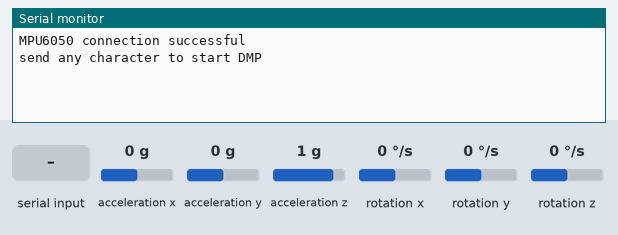
The sketch below on a simulated STM32 Blue Pill. Parts: the last lines printed to the serial monitor. The inputs (shaded band) are chosen by the test bench; at power-on: acceleration x 0 g, acceleration y 0 g, acceleration z 1 g, rotation z 0 °/s, rotation x 0 °/s, rotation y 0 °/s.

Above: at 0.8 s.
0.9 s: "1" received over Serial
3.3 s: acceleration x set to -1.4 g
At 4.2 s:
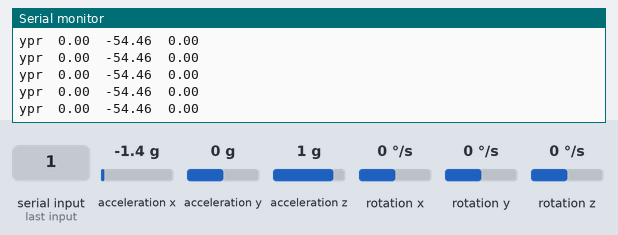
4.8 s: acceleration y set to -1.4 g
At 5.9 s:
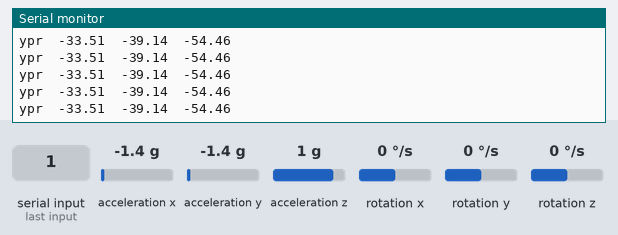
6.3 s: acceleration z set to -1.4 g
At 6.8 s:
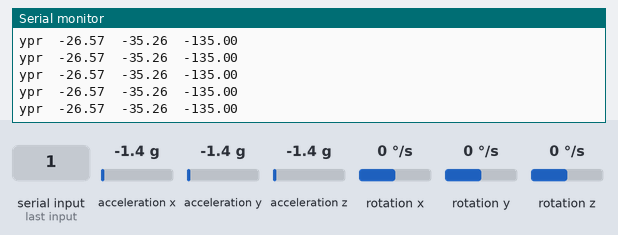
7.8 s: rotation z set to -192 °/s
At 8.3 s:
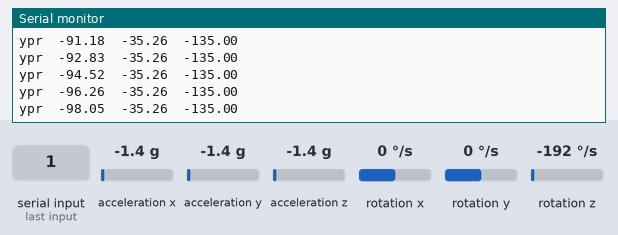
Timing chart, 0 to 10.3 s (numbered marks = the images above; inputs shaded):
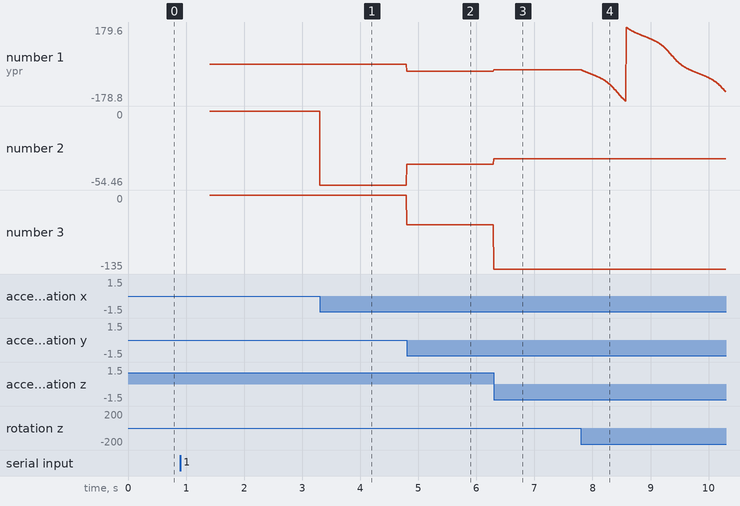

The sketch:

sketch_nov02a.ino
```cpp
#include <MPU6050_6Axis_MotionApps20.h>
#include <Wire.h>

#include <I2Cdev.h>

MPU6050 mpu;
#define OUTPUT_READABLE_YAWPITCHROLL
bool dmpReady = false;
uint8_t mpuIntStatus;
uint8_t devStatus;
uint16_t packetSize;
uint16_t fifoCount;
uint8_t fifoBuffer[64];

Quaternion q;
VectorInt16 aa;
VectorInt16 gy;
VectorInt16 aaReal;
VectorInt16 aaWorld;
VectorFloat gravity;
float euler[3];
float ypr[3];

HardwareSerial Serial1(PA_10, PA_9);

void setup() {
  Wire.begin();
  Wire.setClock(400000);
  Serial.begin(115200);
  Serial1.begin(115200);
  mpu.initialize();
  Serial.println(mpu.testConnection() ? F("MPU6050 connection successful") : F("MPU6050 connection failed"));
  Serial.println("send any character to start DMP");
  while (Serial.available() && Serial.read());
  while (!Serial.available());
  while (Serial.available() && Serial.read());
  devStatus = mpu.dmpInitialize();
  mpu.setXGyroOffset(220);
  mpu.setYGyroOffset(76);
  mpu.setZGyroOffset(-85);
  mpu.setZAccelOffset(1788);
  if (devStatus == 0) {
    mpu.CalibrateAccel(6);
    mpu.CalibrateGyro(6);
    mpu.setDMPEnabled(true);
    dmpReady = true;
    packetSize = mpu.dmpGetFIFOPacketSize();
  }
  else {
    Serial.print(F("DMP Initialization failed (code "));
    Serial.print(devStatus);
  }


}

void loop() {
  if (!dmpReady) return;
  if (mpu.dmpGetCurrentFIFOPacket(fifoBuffer)) {
    mpu.dmpGetQuaternion(&q, fifoBuffer);
    mpu.dmpGetGravity(&gravity, &q);
    mpu.dmpGetYawPitchRoll(ypr, &q, &gravity);
    Serial.print("ypr\t");
    Serial.print(ypr[0] * 180 / M_PI);
    Serial.print("\t");
    Serial.print(ypr[1] * 180 / M_PI);
    Serial.print("\t");
    Serial.println(ypr[2] * 180 / M_PI);
  }

}
```

Measured:
- after the input at 3.3 s, the serial monitor: prints a new line at once (image 1)
- after the input at 4.8 s, the serial monitor: prints a new line at once (image 2)
- after the input at 6.3 s, the serial monitor: prints a new line at once (image 3)
- after the input at 7.8 s, the serial monitor: prints a new line at once (image 4)
- plotted number 1: 0 → -33.51 after the input at 4.8 s, -33.51 → -26.57 after the input at 6.3 s, -26.57 → -134.75 after the input at 7.8 s
- plotted number 2: 0 → -54.46 after the input at 3.3 s, -54.46 → -39.14 after the input at 4.8 s, -39.14 → -35.26 after the input at 6.3 s
- plotted number 3: -54.46 → -135 after the input at 6.3 s
